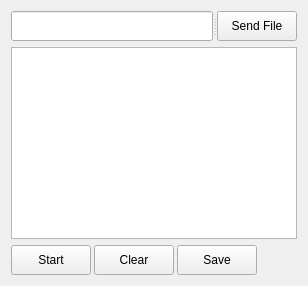
      <widget class="QWidget" name="Monitor">
       <property name="sizePolicy">
        <sizepolicy hsizetype="Expanding" vsizetype="Expanding">
         <horstretch>1</horstretch>
         <verstretch>1</verstretch>
        </sizepolicy>
       </property>
       <property name="font">
        <font>
         <pointsize>9</pointsize>
        </font>
       </property>
       <attribute name="title">
        <string>Monitor</string>
       </attribute>
       <layout class="QVBoxLayout" name="verticalLayout_Monitor" stretch="0,1,0">
        <item>
         <widget class="QSplitter" name="splitter_tabMonitor_send">
          <property name="orientation">
           <enum>Qt::Orientation::Horizontal</enum>
          </property>
          <widget class="QLineEdit" name="lineEdit_SerialText">
           <property name="sizePolicy">
            <sizepolicy hsizetype="Expanding" vsizetype="Fixed">
             <horstretch>1</horstretch>
             <verstretch>0</verstretch>
            </sizepolicy>
           </property>
           <property name="minimumSize">
            <size>
             <width>0</width>
             <height>30</height>
            </size>
           </property>
           <property name="maximumSize">
            <size>
             <width>16777215</width>
             <height>30</height>
            </size>
           </property>
           <property name="font">
            <font>
             <family>Fira Mono</family>
             <pointsize>8</pointsize>
             <kerning>false</kerning>
            </font>
           </property>
          </widget>
          <widget class="QPushButton" name="pushButton_SerialSend">
           <property name="sizePolicy">
            <sizepolicy hsizetype="Minimum" vsizetype="Fixed">
             <horstretch>0</horstretch>
             <verstretch>0</verstretch>
            </sizepolicy>
           </property>
           <property name="minimumSize">
            <size>
             <width>0</width>
             <height>30</height>
            </size>
           </property>
           <property name="maximumSize">
            <size>
             <width>16777215</width>
             <height>30</height>
            </size>
           </property>
           <property name="font">
            <font>
             <pointsize>9</pointsize>
            </font>
           </property>
           <property name="text">
            <string>Send File</string>
           </property>
           <property name="autoDefault">
            <bool>false</bool>
           </property>
          </widget>
         </widget>
        </item>
        <item>
         <widget class="QPlainTextEdit" name="plainTextEdit_SerialTextDisplay">
          <property name="sizePolicy">
           <sizepolicy hsizetype="Expanding" vsizetype="Expanding">
            <horstretch>1</horstretch>
            <verstretch>1</verstretch>
           </sizepolicy>
          </property>
          <property name="font">
           <font>
            <family>Fira Mono</family>
            <pointsize>9</pointsize>
           </font>
          </property>
         </widget>
        </item>
        <item>
         <layout class="QHBoxLayout" name="horizontalLayout_bottom_Monitor" stretch="0,0,0,1">
          <property name="spacing">
           <number>3</number>
          </property>
          <property name="sizeConstraint">
           <enum>QLayout::SizeConstraint::SetFixedSize</enum>
          </property>
          <item>
           <widget class="QPushButton" name="pushButton_SerialStartStop">
            <property name="sizePolicy">
             <sizepolicy hsizetype="Minimum" vsizetype="Fixed">
              <horstretch>0</horstretch>
              <verstretch>0</verstretch>
             </sizepolicy>
            </property>
            <property name="minimumSize">
             <size>
              <width>0</width>
              <height>30</height>
             </size>
            </property>
            <property name="maximumSize">
             <size>
              <width>16777215</width>
              <height>30</height>
             </size>
            </property>
            <property name="font">
             <font>
              <pointsize>9</pointsize>
             </font>
            </property>
            <property name="text">
             <string>Start</string>
            </property>
           </widget>
          </item>
          <item>
           <widget class="QPushButton" name="pushButton_SerialClearOutput">
            <property name="sizePolicy">
             <sizepolicy hsizetype="Minimum" vsizetype="Fixed">
              <horstretch>0</horstretch>
              <verstretch>0</verstretch>
             </sizepolicy>
            </property>
            <property name="minimumSize">
             <size>
              <width>0</width>
              <height>30</height>
             </size>
            </property>
            <property name="maximumSize">
             <size>
              <width>16777215</width>
              <height>30</height>
             </size>
            </property>
            <property name="font">
             <font>
              <pointsize>9</pointsize>
             </font>
            </property>
            <property name="text">
             <string>Clear</string>
            </property>
           </widget>
          </item>
          <item>
           <widget class="QPushButton" name="pushButton_SerialSave">
            <property name="minimumSize">
             <size>
              <width>0</width>
              <height>30</height>
             </size>
            </property>
            <property name="maximumSize">
             <size>
              <width>16777215</width>
              <height>30</height>
             </size>
            </property>
            <property name="font">
             <font>
              <pointsize>9</pointsize>
             </font>
            </property>
            <property name="text">
             <string>Save</string>
            </property>
           </widget>
          </item>
          <item>
           <spacer name="horizontalSpacer">
            <property name="orientation">
             <enum>Qt::Orientation::Horizontal</enum>
            </property>
            <property name="sizeHint" stdset="0">
             <size>
              <width>40</width>
              <height>30</height>
             </size>
            </property>
           </spacer>
          </item>
         </layout>
        </item>
       </layout>
      </widget>
